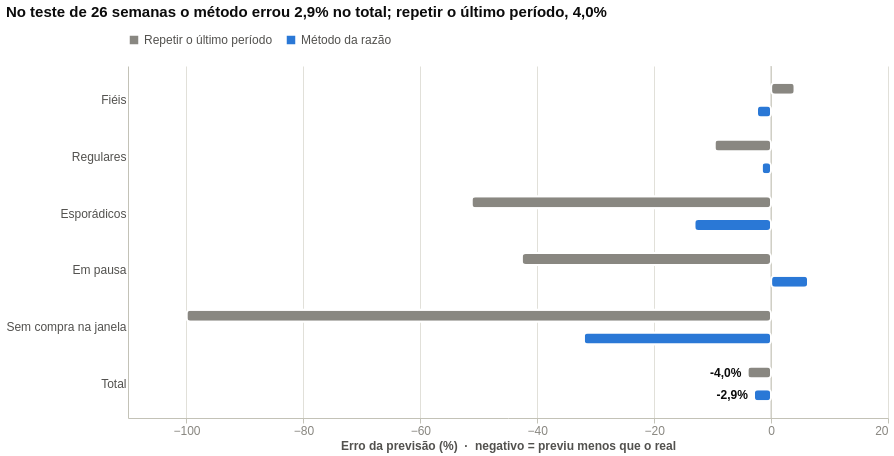

Notebook source saved alongside this figure:
### Markdown cell above
### O método acerta? Backtest em 26 semanas

Aqui o futuro já aconteceu, então dá para comparar o previsto com o real e com uma **regra ingênua** ("repetir o último período"). Se o método não ganhasse da regra ingênua, o achado seria esse.

### Code cell
bt = clv["backtest"]
na.md(f"**Calibração:** {bt['calibracao']}. **Teste:** {bt['teste']}. No total, o método errou **{na.pt(abs(bt['total']['erro_metodo_pct']))}%** (a regra ingênua, {na.pt(abs(bt['total']['erro_ingenuo_pct']))}%) e ganhou em "
      f"**{bt['segmentos_em_que_o_metodo_ganha']} de {bt['segmentos_avaliados']}** grupos. **Por household**, porém, o erro absoluto médio do método é {na.usd(bt['mae_household_metodo_usd'])} contra "
      f"{na.usd(bt['mae_household_ingenuo_usd'])} da regra ingênua: **o CLV serve como média de grupo, não como previsão de um cliente.**")
na.grafico(graficos.grafico_backtest(bt, na.MODO))

### Figure 1 — Vega-Lite specification as saved in the notebook (floating-point values rounded to 4 significant figures)
{"$schema": "https://vega.github.io/schema/vega-lite/v6.4.1.json", "background": "#ffffff", "config": {"axis": {"domainColor": "#c3c2b7", "gridColor": "#e1e0d9", "gridWidth": 1, "labelColor": "#898781", "labelFontSize": 12, "tickColor": "#c3c2b7", "titleColor": "#52514e", "titleFontSize": 12}, "background": "transparent", "legend": {"labelColor": "#52514e", "labelFontSize": 12, "orient": "top", "padding": 0, "symbolType": "square", "titleColor": "#52514e"}, "text": {"color": "#0b0b0b"}, "title": {"anchor": "start", "color": "#0b0b0b", "fontSize": 15, "fontWeight": 600, "offset": 14}, "view": {"continuousHeight": 300, "continuousWidth": 300, "stroke": null}}, "datasets": {"data-14c6730bcd7990211d758b39c69e2234": [{"erro": -2.933, "erro_ingenuo_pct": -4.05, "erro_metodo_pct": -2.933, "grupo": "Total", "households": 2500, "previsto_ingenuo_usd": 2065000.0, "previsto_metodo_usd": 2089000.0, "real_usd": 2152000.0, "rotulo": "-2,9%", "serie": "Método da razão"}, {"erro": -4.05, "erro_ingenuo_pct": -4.05, "erro_metodo_pct": -2.933, "grupo": "Total", "households": 2500, "previsto_ingenuo_usd": 2065000.0, "previsto_metodo_usd": 2089000.0, "real_usd": 2152000.0, "rotulo": "-4,0%", "serie": "Repetir o último período"}], "data-7226022278ac94f8a91d229af55f7c8e": [{"erro": -2.409, "erro_ingenuo_pct": 4.046, "erro_metodo_pct": -2.409, "grupo": "Fiéis", "households": 849, "previsto_ingenuo_usd": 1470000.0, "previsto_metodo_usd": 1379000.0, "real_usd": 1413000.0, "serie": "Método da razão"}, {"erro": -1.612, "erro_ingenuo_pct": -9.679, "erro_metodo_pct": -1.612, "grupo": "Regulares", "households": 950, "previsto_ingenuo_usd": 523500.0, "previsto_metodo_usd": 570200.0, "real_usd": 579600.0, "serie": "Método da razão"}, {"erro": -13.13, "erro_ingenuo_pct": -51.24, "erro_metodo_pct": -13.13, "grupo": "Esporádicos", "households": 447, "previsto_ingenuo_usd": 58300.0, "previsto_metodo_usd": 103900.0, "real_usd": 119600.0, "serie": "Método da razão"}, {"erro": 6.327, "erro_ingenuo_pct": -42.66, "erro_metodo_pct": 6.327, "grupo": "Em pausa", "households": 156, "previsto_ingenuo_usd": 13150.0, "previsto_metodo_usd": 24390.0, "real_usd": 22940.0, "serie": "Método da razão"}, {"erro": -32.03, "erro_ingenuo_pct": -100.0, "erro_metodo_pct": -32.03, "grupo": "Sem compra na janela", "households": 98, "previsto_ingenuo_usd": 0.0, "previsto_metodo_usd": 11650.0, "real_usd": 17140.0, "serie": "Método da razão"}, {"erro": -2.933, "erro_ingenuo_pct": -4.05, "erro_metodo_pct": -2.933, "grupo": "Total", "households": 2500, "previsto_ingenuo_usd": 2065000.0, "previsto_metodo_usd": 2089000.0, "real_usd": 2152000.0, "serie": "Método da razão"}, {"erro": 4.046, "erro_ingenuo_pct": 4.046, "erro_metodo_pct": -2.409, "grupo": "Fiéis", "households": 849, "previsto_ingenuo_usd": 1470000.0, "previsto_metodo_usd": 1379000.0, "real_usd": 1413000.0, "serie": "Repetir o último período"}, {"erro": -9.679, "erro_ingenuo_pct": -9.679, "erro_metodo_pct": -1.612, "grupo": "Regulares", "households": 950, "previsto_ingenuo_usd": 523500.0, "previsto_metodo_usd": 570200.0, "real_usd": 579600.0, "serie": "Repetir o último período"}, {"erro": -51.24, "erro_ingenuo_pct": -51.24, "erro_metodo_pct": -13.13, "grupo": "Esporádicos", "households": 447, "previsto_ingenuo_usd": 58300.0, "previsto_metodo_usd": 103900.0, "real_usd": 119600.0, "serie": "Repetir o último período"}, {"erro": -42.66, "erro_ingenuo_pct": -42.66, "erro_metodo_pct": 6.327, "grupo": "Em pausa", "households": 156, "previsto_ingenuo_usd": 13150.0, "previsto_metodo_usd": 24390.0, "real_usd": 22940.0, "serie": "Repetir o último período"}, {"erro": -100.0, "erro_ingenuo_pct": -100.0, "erro_metodo_pct": -32.03, "grupo": "Sem compra na janela", "households": 98, "previsto_ingenuo_usd": 0.0, "previsto_metodo_usd": 11650.0, "real_usd": 17140.0, "serie": "Repetir o último período"}, {"erro": -4.05, "erro_ingenuo_pct": -4.05, "erro_metodo_pct": -2.933, "grupo": "Total", "households": 2500, "previsto_ingenuo_usd": 2065000.0, "previsto_metodo_usd": 2089000.0, "real_usd": 2152000.0, "serie": "Repetir o último período"}], "data-d285a7403ed98ae579761d64a864032b": [{"x": 0}]}, "height": 352, "layer": [{"data": {"name": "data-d285a7403ed98ae579761d64a864032b"}, "encoding": {"x": {"field": "x", "type": "quantitative"}}, "mark": {"color": "#c3c2b7", "strokeWidth": 1, "type": "rule"}}, {"data": {"name": "data-7226022278ac94f8a91d229af55f7c8e"}, "encoding": {"color": {"field": "serie", "legend": {"title": null}, "scale": {"domain": ["Repetir o último período", "Método da razão"], "range": ["#898781", "#2a78d6"]}, "type": "nominal"}, "tooltip": [{"field": "grupo", "title": "Grupo", "type": "nominal"}, {"field": "serie", "title": "Previsão", "type": "nominal"}, {"field": "erro", "format": ".1f", "title": "Erro (%)", "type": "quantitative"}, {"field": "real_usd", "format": ",.0f", "title": "Real (US$)", "type": "quantitative"}, {"field": "households", "format": ",", "title": "Households", "type": "quantitative"}], "x": {"axis": {"format": ".0f", "tickCount": 6}, "field": "erro", "scale": {"domain": [-110, 20]}, "title": "Erro da previsão (%)  ·  negativo = previu menos que o real", "type": "quantitative"}, "y": {"axis": {"labelColor": "#52514e", "labelLimit": 240, "ticks": false}, "field": "grupo", "sort": ["Fiéis", "Regulares", "Esporádicos", "Em pausa", "Sem compra na janela", "Total"], "title": null, "type": "nominal"}, "yOffset": {"field": "serie", "sort": ["Repetir o último período", "Método da razão"], "type": "nominal"}}, "mark": {"cornerRadius": 4, "size": 12, "stroke": "#ffffff", "strokeWidth": 2, "type": "bar"}}, {"data": {"name": "data-14c6730bcd7990211d758b39c69e2234"}, "encoding": {"text": {"field": "rotulo", "type": "nominal"}, "x": {"field": "erro", "type": "quantitative"}, "y": {"axis": {"labelColor": "#52514e", "labelLimit": 240, "ticks": false}, "field": "grupo", "sort": ["Fiéis", "Regulares", "Esporádicos", "Em pausa", "Sem compra na janela", "Total"], "title": null, "type": "nominal"}, "yOffset": {"field": "serie", "sort": ["Repetir o último período", "Método da razão"], "type": "nominal"}}, "mark": {"align": {"expr": "datum.erro < 0 ? 'right' : 'left'"}, "dx": {"expr": "datum.erro < 0 ? -6 : 6"}, "fontSize": 12, "fontWeight": 600, "type": "text"}}], "title": "No teste de 26 semanas o método errou 2,9% no total; repetir o último período, 4,0%", "width": 760}
